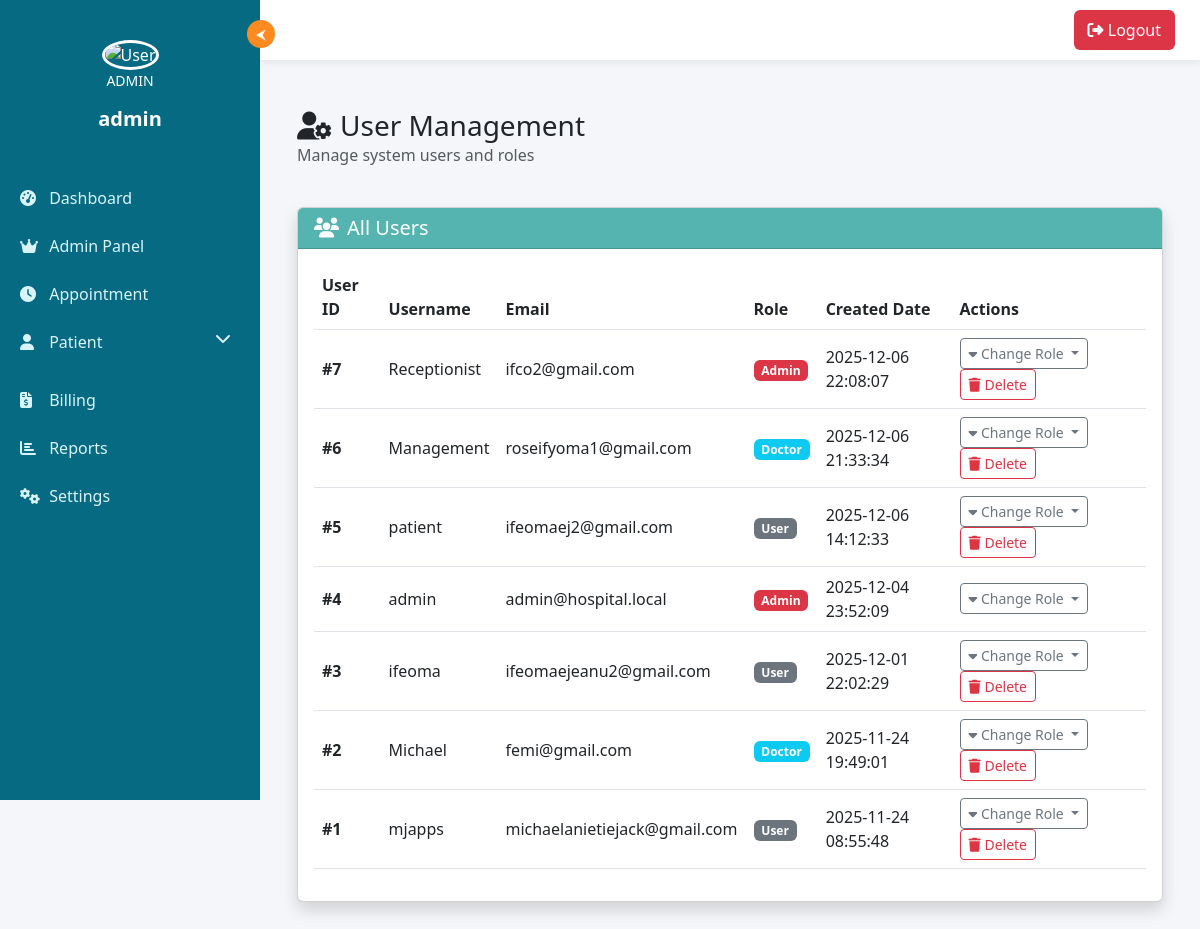
Screenshot of /admin/users (signed in) with the database file from the repository.
### tables this page shows
CREATE TABLE users (
            id INTEGER PRIMARY KEY AUTOINCREMENT,
            username TEXT UNIQUE NOT NULL,
            email TEXT UNIQUE NOT NULL,
            password TEXT NOT NULL,
            role TEXT DEFAULT 'employee',
            created_at TIMESTAMP DEFAULT CURRENT_TIMESTAMP
        );

### templates/app.py (the view)
@app.route('/admin/users')
@admin_required
def admin_users():
    conn = get_db()
    users = conn.execute("SELECT id, username, email, role, created_at FROM users ORDER BY created_at DESC").fetchall()
    conn.close()
    return render_template('admin_users.html', users=users)

### templates/app.py (called while the page is built)
def get_db():
    conn = sqlite3.connect('hospital.db')
    conn.row_factory = sqlite3.Row
    return conn

def admin_required(f):
    @wraps(f)
    def wrapper(*args, **kwargs):
        if 'user_id' not in session:
            flash("Please log in first.", "danger")
            return redirect(url_for("login"))
        conn = get_db()
        user = conn.execute("SELECT role FROM users WHERE id = ?", (session['user_id'],)).fetchone()
        conn.close()
        if user and user['role'] == 'admin':
            return f(*args, **kwargs)
        else:
            flash("Admin access required.", "danger")
            return redirect(url_for("dashboard"))
    return wrapper

### templates/templates/admin_users.html (shortened to what this page needs)
{% extends "base.html" %}
{% block content %}
<div class="container-fluid py-4">
    <div class="row mb-4">
        <div class="col-12">
            <h1 class="h3 mb-0"><i class="fas fa-user-cog me-2"></i>User Management</h1>
            <p class="text-muted">Manage system users and roles</p>
        </div>
    </div>
    <div class="card shadow">
        <div class="card-header text-white" style="background-color: #55B4AF;">
            <h5 class="card-title mb-0"><i class="fas fa-users me-2"></i>All Users</h5>
        </div>
        <div class="card-body">
            <div class="table-responsive">
                <table class="table table-hover align-middle">
                    <thead>
                        <tr>
                            <th>User ID</th>
                            <th>Username</th>
                            <th>Email</th>
                            <th>Role</th>
                            <th>Created Date</th>
                            <th>Actions</th>
                        </tr>
                    </thead>
                    <tbody>
                        {% for user in users %}
                        <tr>
                            <td><strong>#{{ user.id }}</strong></td>
                            <td>{{ user.username }}</td>
                            <td>{{ user.email }}</td>
                            <td>
                                {% if user.role == 'admin' %}
                                <span class="badge bg-danger">Admin</span>
                                {% elif user.role == 'doctor' %}
                                <span class="badge bg-info">Doctor</span>
                                {% else %}
                                <span class="badge bg-secondary">User</span>
                                {% endif %}
                            </td>
                            <td>{{ user.created_at }}</td>
                            <td>
                                <div class="btn-group" role="group">
                                    <button id="roleMenu{{ user.id }}" type="button" class="btn btn-sm btn-outline-secondary dropdown-toggle" data-bs-toggle="dropdown">
                                        <i class="fas fa-caret-down"></i> Change Role
                                    </button>
                                </div>
                                {% if user.id != session.user_id %}
                                <a href="{{ url_for('admin_delete_user', user_id=user.id) }}" class="btn btn-sm btn-outline-danger" onclick="return confirm('Are you sure?')">
                                    <i class="fas fa-trash"></i> Delete
                                </a>
                                {% endif %}
                            </td>
                        </tr>
                        {% else %}
                        <tr>
                            <td colspan="6" class="text-center text-muted">No users found</td>
                        </tr>
                        {% endfor %}
                    </tbody>
                </table>
            </div>
        </div>
    </div>
</div>
{% endblock %}

### templates/templates/base.html (style rules this page uses)
body { margin: 0; font-family: 'Segoe UI', Tahoma, Geneva, Verdana, sans-serif; overflow-x: hidden; background: #f4f6f9; }

### rows the page displays
users: id "7", username "Receptionist", email "ifco2@gmail.com", role "Admin", created_at "2025-12-06 22:08:07"
users: id "6", username "Management", email "roseifyoma1@gmail.com", role "Doctor", created_at "2025-12-06 21:33:34"
users: id "5", username "patient", email "ifeomaej2@gmail.com", role "User", created_at "2025-12-06 14:12:33"
users: id "4", username "admin", email "admin@hospital.local", role "Admin", created_at "2025-12-04 23:52:09"
users: id "3", username "ifeoma", email "ifeomaejeanu2@gmail.com", role "User", created_at "2025-12-01 22:02:29"
users: id "2", username "Michael", email "femi@gmail.com", role "Doctor", created_at "2025-11-24 19:49:01"
users: id "1", username "mjapps", email "michaelanietiejack@gmail.com", role "User", created_at "2025-11-24 08:55:48"

### other values shown
{{ session.role|upper if session.role else 'USER' }} "ADMIN"
{{ session.username }} "admin"
